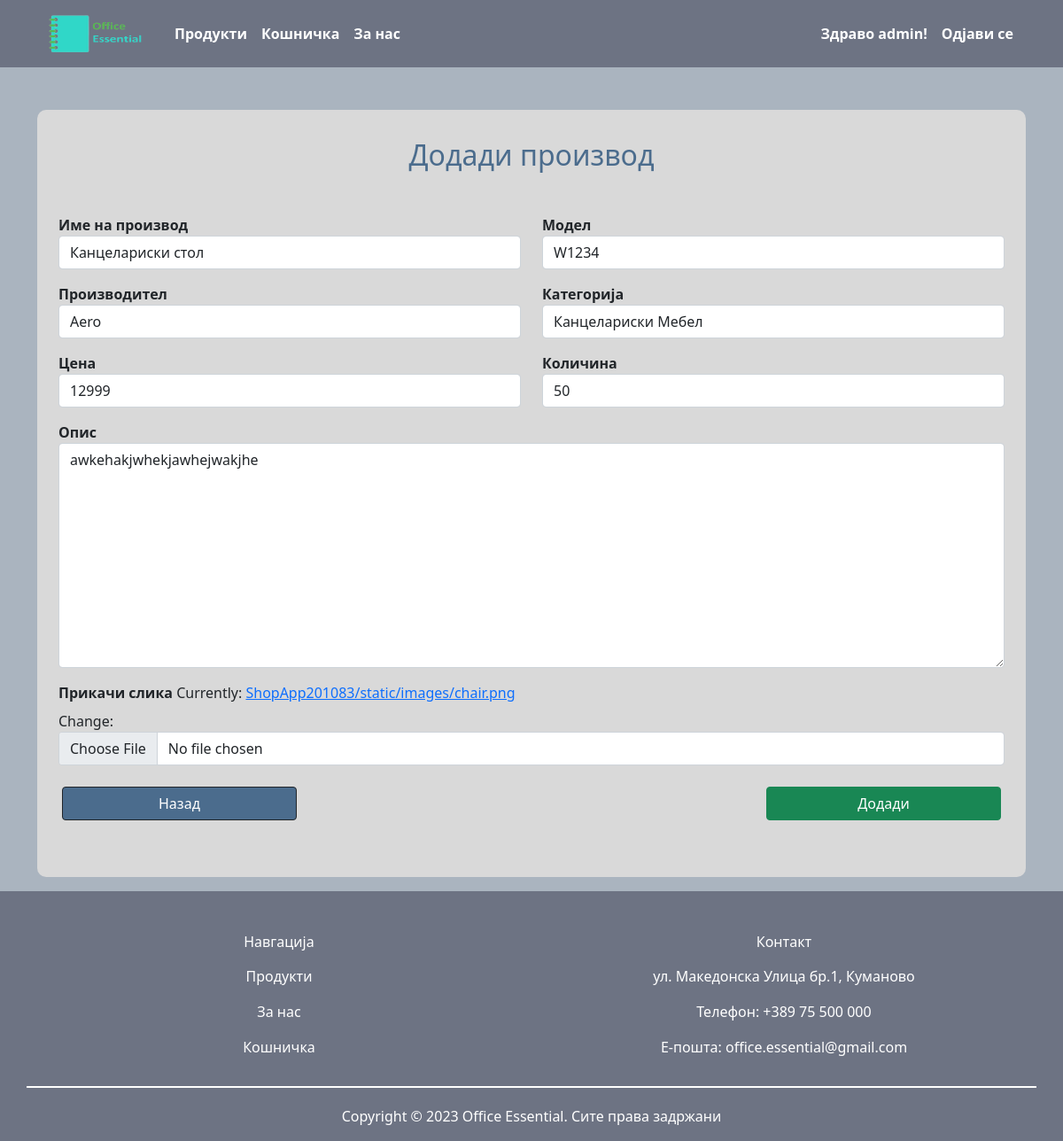
/edit_product/2 (signed in), run on an earlier commit of the app's database.
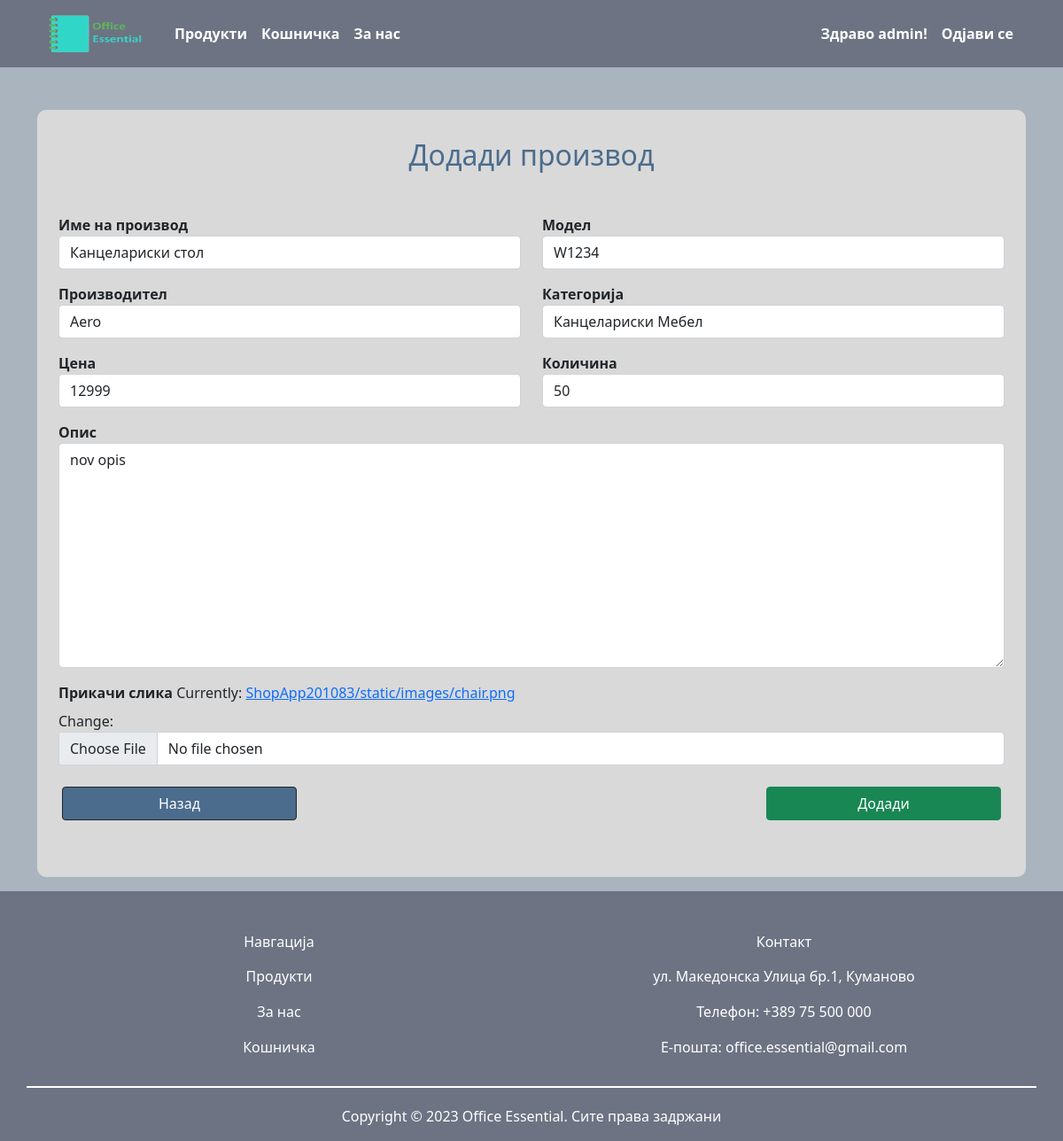
And on a later commit of the database.
### ShopApp201083/models.py (models this page shows, shortened)
class Product(models.Model):
    CATEGORIES = [
        ('Производи од Хартија', 'Производи од Хартија'),
        ('Канцелариски Мебел', 'Канцелариски Мебел'),
        ('Школски Производи', 'Школски Производи'),
        ('Тонери Медиуми и ИТ Производи', 'Тонери Медиуми и ИТ Производи'),
        ('Канцелариски Производи', 'Канцелариски Производи'),
    ]
    name = models.CharField(max_length=255, null=False, blank=False)
    price = models.IntegerField(null=False, blank=False)
    quantity = models.IntegerField(null=False, blank=False)
    category = models.CharField(max_length=255, null=False, blank=False, choices=CATEGORIES)
    model = models.CharField(max_length=255, null=False, blank=False)
    manufacturer = models.CharField(max_length=255, null=False, blank=False)
    image = models.ImageField(upload_to="ShopApp201083/static/images")
    description = models.TextField(max_length=600)

### ShopApp201083/decorators.py (the view)
        def wrapper_func(request, *args, **kwargs):
            group = None
            if request.user.groups.exists():
                group = request.user.groups.all()[0].name
            if group in allowed_roles:
                return view_func(request, *args, **kwargs)
            else:
                return redirect('store')

### ShopApp201083/forms.py
class ProductForm(forms.ModelForm):
    def __init__(self, *args, **kwargs):
        super(ProductForm, self).__init__(*args, **kwargs)
        for field in self.visible_fields():
            field.field.widget.attrs["class"] = "form-control mb-3"
    class Meta:
        model = Product
        fields = '__all__'

### ShopApp201083/views.py (called while the page is built)
@login_required(login_url='login_page')
@allowed_users(allowed_roles=['admin'])
def add_product(request, item_id=0):
    if request.method == "POST":
        if item_id == 0:
            form = ProductForm(request.POST, request.FILES)
        else:
            product_item = Product.objects.get(pk=item_id)
            form = ProductForm(request.POST, request.FILES, instance=product_item)
        if form.is_valid():
            form.save()
        return redirect("store")
    else:
        if item_id == 0:
            form = ProductForm()
        else:
            product_item = Product.objects.get(pk=item_id)
            form = ProductForm(instance=product_item)
    context = {"form": form}
    return render(request, "store/add_product.html", context=context)

### ShopApp201083/templates/store/add_product.html (shortened to what this page needs)
{% extends 'store/main.html' %}
{% load static %}
{% block content %}
<div class="container mt-5 py-3" style="background-color: #D9D9D9; border-radius: 10px">
    <h2 class="text-center my-3" style="color: #4B6C8D">Додади производ</h2>
    <form method="POST" action="" enctype="multipart/form-data">
        <div class="container my-5">
            <div class="row">
                <div class="col-6">
                    <label><b>Име на производ</b></label>
                    {{ form.name }}
                </div>
                <div class="col-6">
                    <label><b>Модел</b></label>
                    {{ form.model }}
                </div>
                <div class="col-6">
                    <label><b>Производител</b></label>
                    {{ form.manufacturer }}
                </div>
                <div class="col-6">
                    <label><b>Категорија</b></label>
                    {{ form.category }}
                </div>
                <div class="col-6">
                    <label><b>Цена</b></label>
                    {{ form.price }}
                </div>
                <div class="col-6">
                    <label><b>Количина</b></label>
                    {{ form.quantity }}
                </div>
            </div>
            <div class="row">
                <div class="col-12">
                    <label><b>Опис</b></label>
                    {{ form.description }}
                </div>
            </div>
            <div class="row">
                <div class="col-12">
                    <label class="mb-2"><b>Прикачи слика</b></label>
                    {{ form.image }}
                </div>
            </div>
            <div class="row justify-content-between mx-1 mt-2">
                <a href="/" class="btn btn-dark text-white col-3" style="background-color: #4B6C8D">Назад</a>
               <button type="submit" class="btn btn-success text-white col-3">Додади</button>
            </div>
        </div>
    </form>
</div>
{% endblock %}

What changed in the data, as far as the page shows it:
changed Product "Канцелариски стол": description "awkehakjwhekjawhejwakjhe" → "nov opis"
